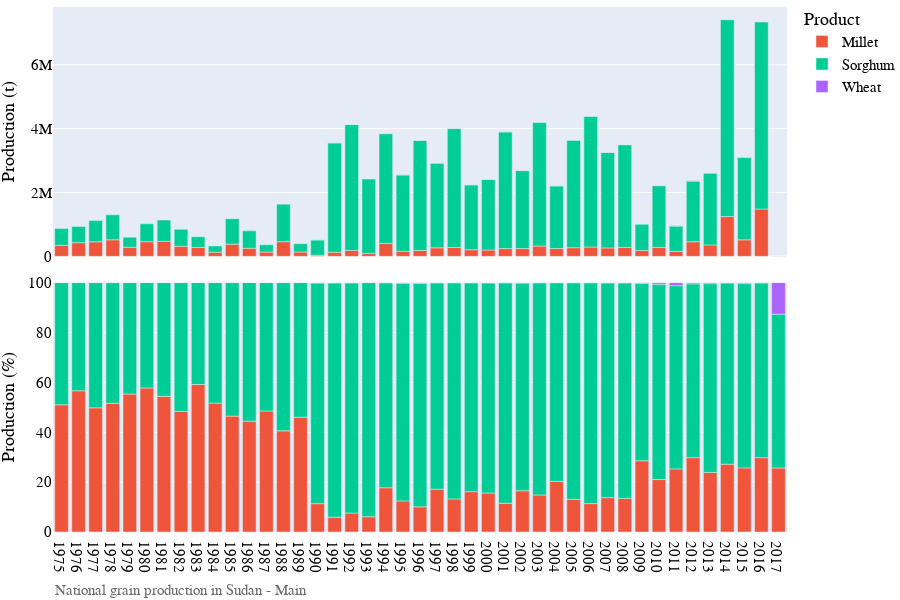
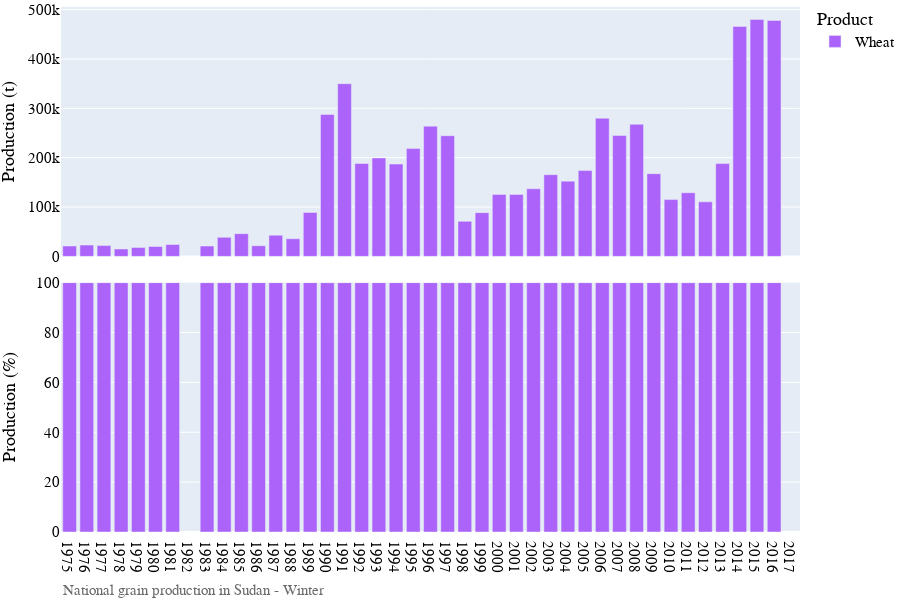

The notebook cell these images were saved under, in order:
### Markdown cell above
## Visualization of production data

### Code cell
# Bar chart of national grain production
country_iso, country_name = 'SD', 'Sudan'
df = pd.read_hdf('./data/crop/adm_crop_production_%s.hdf' % country_iso)
df = df[df['gscd_code']=='calibrated']; df['year'] = df['harvest_year']
year = [df['year'].min(), df['year'].max()]
product_order = ['Wheat Grain','Millet', 'Sorghum']
for season_name in ['Main','Winter']:
    footnote = 'National grain production in %s - %s' % (country_name, season_name)
    fn_save = './figures/%s_bar_natgrainprod_%s.png' % (country_iso, season_name)
    sub = df[df['season_name'] == season_name]
    fig = PlotBarProduction(sub, year, product_order, footnote, fn_save)
    fig.show()

### Figure 1 — Plotly figure (JSON) as saved in the notebook; plotly's stock layout.template omitted (floating-point values rounded to 4 significant figures)
{"data": [{"alignmentgroup": "True", "hovertemplate": "product=Millet<br>season_name=Main<br>type=orig_unit<br>year=%{x}<br>value=%{y}<extra></extra>", "legendgroup": "Millet", "marker": {"color": "#EF553B", "pattern": {"shape": ""}}, "name": "Millet", "offsetgroup": "Millet", "orientation": "v", "showlegend": true, "textposition": "auto", "type": "bar", "x": [1975, 1976, 1977, 1978, 1979, 1980, 1981, 1982, 1983, 1984, 1985, 1986, 1987, 1988, 1989, 1990, 1991, 1992, 1993, 1994, 1995, 1996, 1997, 1998, 1999, 2000, 2001, 2002, 2003, 2004, 2005, 2006, 2007, 2008, 2009, 2010, 2011, 2012, 2013, 2014, 2015, 2016, 2017], "xaxis": "x2", "y": [341100, 427300, 456600, 519000, 285000, 460200, 469500, 316500, 279000, 131400, 383400, 254000, 136000, 460000, 136000, 35410.0, 129000.0, 187900.0, 92250.0, 406812, 160500.0, 184380, 267540, 278460, 208320, 201600, 242760, 244354, 322140, 244356, 271740, 293160, 265860, 278426, 182200.0, 280308, 159040, 458220, 359300.0, 1245000, 518180, 1484000, 952], "yaxis": "y2"}, {"alignmentgroup": "True", "hovertemplate": "product=Millet<br>season_name=Main<br>type=percent<br>year=%{x}<br>value=%{y}<extra></extra>", "legendgroup": "Millet", "marker": {"color": "#EF553B", "pattern": {"shape": ""}}, "name": "Millet", "offsetgroup": "Millet", "orientation": "v", "showlegend": false, "textposition": "auto", "type": "bar", "x": [1975, 1976, 1977, 1978, 1979, 1980, 1981, 1982, 1983, 1984, 1985, 1986, 1987, 1988, 1989, 1990, 1991, 1992, 1993, 1994, 1995, 1996, 1997, 1998, 1999, 2000, 2001, 2002, 2003, 2004, 2005, 2006, 2007, 2008, 2009, 2010, 2011, 2012, 2013, 2014, 2015, 2016, 2017], "xaxis": "x", "y": [51.01, 56.64, 49.8, 51.61, 55.32, 57.77, 54.4, 48.35, 59.14, 51.69, 46.47, 44.45, 48.53, 40.58, 46.03, 11.37, 5.944, 7.592, 6.13, 17.74, 12.47, 10.08, 17.19, 13.27, 16.19, 15.63, 11.54, 16.54, 14.85, 20.29, 13.09, 11.39, 13.77, 13.48, 28.55, 21.03, 25.3, 29.81, 23.88, 27.2, 25.71, 29.82, 25.69], "yaxis": "y"}, {"alignmentgroup": "True", "hovertemplate": "product=Sorghum<br>season_name=Main<br>type=orig_unit<br>year=%{x}<br>value=%{y}<extra></extra>", "legendgroup": "Sorghum", "marker": {"color": "#00cc96", "pattern": {"shape": ""}}, "name": "Sorghum", "offsetgroup": "Sorghum", "orientation": "v", "showlegend": true, "textposition": "auto", "type": "bar", "x": [1975, 1976, 1977, 1978, 1979, 1980, 1981, 1982, 1983, 1984, 1985, 1986, 1987, 1988, 1989, 1990, 1991, 1992, 1993, 1994, 1995, 1996, 1997, 1998, 1999, 2000, 2001, 2002, 2003, 2004, 2005, 2006, 2007, 2008, 2009, 2010, 2011, 2012, 2013, 2014, 2015, 2016, 2017], "xaxis": "x2", "y": [528500, 507700, 667500, 781500, 317000, 559000, 666500, 530500, 335000, 194500, 793800, 546000, 229000, 1176000, 262000, 481891, 3427000, 3943000, 2329000, 3438000, 2391084, 3450000, 2654000, 3724000, 2034000, 2211644, 3658000.0, 2443000, 3881000, 1964000, 3369000, 4098000, 2992000, 3219390, 831600, 1934100, 790440, 1900245, 2249000, 6169000, 2584500, 5864000, 3723], "yaxis": "y2"}, {"alignmentgroup": "True", "hovertemplate": "product=Sorghum<br>season_name=Main<br>type=percent<br>year=%{x}<br>value=%{y}<extra></extra>", "legendgroup": "Sorghum", "marker": {"color": "#00cc96", "pattern": {"shape": ""}}, "name": "Sorghum", "offsetgroup": "Sorghum", "orientation": "v", "showlegend": false, "textposition": "auto", "type": "bar", "x": [1975, 1976, 1977, 1978, 1979, 1980, 1981, 1982, 1983, 1984, 1985, 1986, 1987, 1988, 1989, 1990, 1991, 1992, 1993, 1994, 1995, 1996, 1997, 1998, 1999, 2000, 2001, 2002, 2003, 2004, 2005, 2006, 2007, 2008, 2009, 2010, 2011, 2012, 2013, 2014, 2015, 2016, 2017], "xaxis": "x", "y": [48.99, 43.36, 50.2, 48.39, 44.68, 42.23, 45.6, 51.65, 40.86, 48.31, 53.53, 55.55, 51.47, 59.42, 53.97, 88.46, 93.93, 92.3, 93.87, 82.19, 87.28, 89.58, 82.73, 86.67, 83.74, 84.23, 88.38, 83.29, 85.09, 79.68, 86.86, 88.57, 86.12, 86.42, 71.14, 78.3, 73.48, 69.7, 75.7, 72.66, 73.91, 70.1, 61.67], "yaxis": "y"}, {"alignmentgroup": "True", "hovertemplate": "product=Wheat<br>season_name=Main<br>type=orig_unit<br>year=%{x}<br>value=%{y}<extra></extra>", "legendgroup": "Wheat", "marker": {"color": "#ab63fa", "pattern": {"shape": ""}}, "name": "Wheat", "offsetgroup": "Wheat", "orientation": "v", "showlegend": true, "textposition": "auto", "type": "bar", "x": [1990, 1991, 1992, 1994, 1995, 1996, 1997, 1998, 1999, 2000, 2001, 2002, 2003, 2004, 2005, 2006, 2007, 2008, 2009, 2010, 2011, 2012, 2013, 2014, 2015, 2016, 2017], "xaxis": "x2", "y": [420, 2100, 2100, 1260, 2940, 5880, 1260, 1260, 840, 1680, 1680, 2520, 1260, 420, 840, 840, 1680, 1680, 1680, 7560, 6720, 6720, 6000, 6000, 7000, 4000, 463], "yaxis": "y2"}, {"alignmentgroup": "True", "hovertemplate": "product=Wheat<br>season_name=Main<br>type=percent<br>year=%{x}<br>value=%{y}<extra></extra>", "legendgroup": "Wheat", "marker": {"color": "#ab63fa", "pattern": {"shape": ""}}, "name": "Wheat", "offsetgroup": "Wheat", "orientation": "v", "showlegend": false, "textposition": "auto", "type": "bar", "x": [1990, 1991, 1992, 1994, 1995, 1996, 1997, 1998, 1999, 2000, 2001, 2002, 2003, 2004, 2005, 2006, 2007, 2008, 2009, 2010, 2011, 2012, 2013, 2014, 2015, 2016, 2017], "xaxis": "x", "y": [0.168, 0.1261, 0.1093, 0.06493, 0.2415, 0.3408, 0.08398, 0.06415, 0.06994, 0.1361, 0.08107, 0.1761, 0.06107, 0.03601, 0.04755, 0.04059, 0.1083, 0.1004, 0.3059, 0.661, 1.221, 0.4893, 0.4121, 0.137, 0.378, 0.08844, 12.63], "yaxis": "y"}], "layout": {"annotations": [{"showarrow": false, "text": "", "textangle": 90, "x": 0.98, "xanchor": "left", "xref": "paper", "y": 0.2375, "yanchor": "middle", "yref": "paper"}, {"showarrow": false, "text": "", "textangle": 90, "x": 0.98, "xanchor": "left", "xref": "paper", "y": 0.7625, "yanchor": "middle", "yref": "paper"}, {"align": "left", "font": {"color": "dimgrey", "family": "arial", "size": 15}, "showarrow": false, "text": "National grain production in Sudan - Main", "x": 0, "xref": "paper", "y": -0.13, "yref": "paper"}], "barmode": "relative", "font": {"color": "black", "family": "arial", "size": 15}, "height": 600, "legend": {"title": {"text": "Product"}, "tracegroupgap": 0, "x": 1, "y": 1.01}, "margin": {"b": 0, "l": 0, "r": 0, "t": 0}, "width": 900, "xaxis": {"anchor": "y", "domain": [0, 0.98], "dtick": 1, "range": [1974.0, 2018.0], "title": {"text": ""}, "type": "linear"}, "xaxis2": {"anchor": "y2", "domain": [0, 0.98], "matches": "x", "showticklabels": false, "type": "linear"}, "yaxis": {"anchor": "x", "domain": [0, 0.475], "range": [0, 100], "title": {"text": "Production (%)"}, "type": "linear"}, "yaxis2": {"anchor": "x2", "autorange": true, "domain": [0.525, 1], "range": [0, 7811000.0], "title": {"text": "Production (t)"}, "type": "linear"}}}

### Figure 2 — Plotly figure (JSON) as saved in the notebook; plotly's stock layout.template omitted (floating-point values rounded to 4 significant figures)
{"data": [{"alignmentgroup": "True", "hovertemplate": "product=Wheat<br>season_name=Winter<br>type=orig_unit<br>year=%{x}<br>value=%{y}<extra></extra>", "legendgroup": "Wheat", "marker": {"color": "#ab63fa", "pattern": {"shape": ""}}, "name": "Wheat", "offsetgroup": "Wheat", "orientation": "v", "showlegend": true, "textposition": "auto", "type": "bar", "x": [1975, 1976, 1977, 1978, 1979, 1980, 1981, 1983, 1984, 1985, 1986, 1987, 1988, 1989, 1990, 1991, 1992, 1993, 1994, 1995, 1996, 1997, 1998, 1999, 2000, 2001, 2002, 2003, 2004, 2005, 2006, 2007, 2008, 2009, 2010, 2011, 2012, 2013, 2014, 2015, 2016], "xaxis": "x2", "y": [21000, 22900, 22000, 15000, 18000, 20000, 24000, 21000, 38500, 46000, 21500, 43000, 35700, 89000, 287700, 349860, 188160, 199500, 187047, 218400, 263760, 244440, 70980, 88620, 125580, 125580, 136920, 165480, 152460, 173880, 279930, 244860, 267540, 167580, 115080, 128940, 110460, 188000, 466000, 480000, 478000], "yaxis": "y2"}, {"alignmentgroup": "True", "hovertemplate": "product=Wheat<br>season_name=Winter<br>type=percent<br>year=%{x}<br>value=%{y}<extra></extra>", "legendgroup": "Wheat", "marker": {"color": "#ab63fa", "pattern": {"shape": ""}}, "name": "Wheat", "offsetgroup": "Wheat", "orientation": "v", "showlegend": false, "textposition": "auto", "type": "bar", "x": [1975, 1976, 1977, 1978, 1979, 1980, 1981, 1983, 1984, 1985, 1986, 1987, 1988, 1989, 1990, 1991, 1992, 1993, 1994, 1995, 1996, 1997, 1998, 1999, 2000, 2001, 2002, 2003, 2004, 2005, 2006, 2007, 2008, 2009, 2010, 2011, 2012, 2013, 2014, 2015, 2016], "xaxis": "x", "y": [100, 100, 100, 100, 100, 100, 100, 100, 100, 100, 100, 100, 100, 100, 100, 100, 100, 100, 100, 100, 100, 100, 100, 100, 100, 100, 100, 100, 100, 100, 100, 100, 100, 100, 100, 100, 100, 100, 100, 100, 100], "yaxis": "y"}], "layout": {"annotations": [{"showarrow": false, "text": "", "textangle": 90, "x": 0.98, "xanchor": "left", "xref": "paper", "y": 0.2375, "yanchor": "middle", "yref": "paper"}, {"showarrow": false, "text": "", "textangle": 90, "x": 0.98, "xanchor": "left", "xref": "paper", "y": 0.7625, "yanchor": "middle", "yref": "paper"}, {"align": "left", "font": {"color": "dimgrey", "family": "arial", "size": 15}, "showarrow": false, "text": "National grain production in Sudan - Winter", "x": 0, "xref": "paper", "y": -0.13, "yref": "paper"}], "barmode": "relative", "font": {"color": "black", "family": "arial", "size": 15}, "height": 600, "legend": {"title": {"text": "Product"}, "tracegroupgap": 0, "x": 1, "y": 1.01}, "margin": {"b": 0, "l": 0, "r": 0, "t": 0}, "width": 900, "xaxis": {"anchor": "y", "domain": [0, 0.98], "dtick": 1, "range": [1974.0, 2018.0], "title": {"text": ""}, "type": "linear"}, "xaxis2": {"anchor": "y2", "domain": [0, 0.98], "matches": "x", "showticklabels": false, "type": "linear"}, "yaxis": {"anchor": "x", "domain": [0, 0.475], "range": [0, 100], "title": {"text": "Production (%)"}, "type": "linear"}, "yaxis2": {"anchor": "x2", "autorange": true, "domain": [0.525, 1], "range": [0, 505300.0], "title": {"text": "Production (t)"}, "type": "linear"}}}
